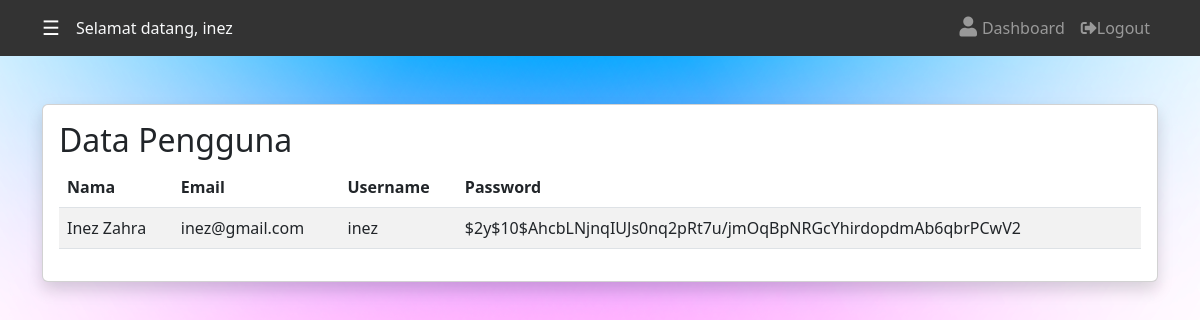
Screenshot of /user.php (signed in) with the database file from the repository.
### tables this page shows
CREATE TABLE `users` (
  `id` int(11) NOT NULL,
  `nama` varchar(255) NOT NULL,
  `email` varchar(255) NOT NULL,
  `username` varchar(255) NOT NULL,
  `password` varchar(255) NOT NULL
);

### user.php (the view, shortened to what this page needs)
<?php
include 'koneksi.php';
$username = $_SESSION['username'];
$query = "SELECT * FROM users WHERE username = '$username'";
$result = mysqli_query($koneksi, $query);
$row = mysqli_fetch_assoc($result);
?>
<!DOCTYPE html>
<html lang="en">
<head>
    <link href="https://cdn.jsdelivr.net/npm/bootstrap@5.3.0/dist/css/bootstrap.min.css" rel="stylesheet">
    <link rel="stylesheet" href="https://cdnjs.cloudflare.com/ajax/libs/font-awesome/5.15.4/css/all.min.css" />
</head>
<body>
<nav class="navbar navbar-expand-lg" style="background-color: #333;">
        <div class="container">
        <a class="navbar-brand" href="#" id="navbarBrand" style="color: white;">&#9776;</a>
            <div class="navbar-text text-light">
                <?php echo "Selamat datang, " . $_SESSION['username']; ?>
            </div>
            <div class="collapse navbar-collapse" id="navbarNav">
                <ul class="navbar-nav ms-auto">
                    <li class="nav-item">
                        <a class="nav-link" href="dashboard.php"><i class="fas fa-user user-icon"></i>Dashboard</a>
                    </li>
                    <li class="nav-item">
                        <a class="nav-link logout-btn" onclick="logout()"><i class="fas fa-sign-out-alt"></i>Logout</a>
                    </li>
                </ul>
            </div>
        </div>
    </nav>
    <div class="container mt-5">
    <div class="card rounded shadow">
        <div class="card-body">
            <h2>Data Pengguna</h2>
            <div class="table-responsive">
                <table class="table table-striped table-hover">
                    <thead>
                        <tr>
                            <th>Nama</th>
                            <th>Email</th>
                            <th>Username</th>
                            <th>Password</th>
                        </tr>
                    </thead>
                    <tbody>
                        <tr>
                            <td><?php echo $row['nama']; ?></td>
                            <td><?php echo $row['email']; ?></td>
                            <td><?php echo $row['username']; ?></td>
                            <td><?php echo $row['password']; ?></td>
                        </tr>
                    </tbody>
                </table>
            </div>
        </div>
    </div>
</div>
</body>
</html>

### user.php (style rules this page uses)
body { background-image: url('img/inv8.jpg'); background-size: cover; background-repeat: no-repeat; }
.nav-link { color: rgba(255, 255, 255, 0.5); }
.navbar-nav { align-items: center; }
.user-icon { font-size: 20px; margin-right: 5px; }
.logout-btn { color: rgba(255, 255, 255, 0.5); cursor: pointer; }

### rows the page displays
users: nama "Inez Zahra", email "inez@gmail.com", username "inez", password "$2y$10$AhcbLNjnqIUJs0nq2pRt7u/jmOqBpNRGcYhirdopdmAb6qbrPCwV2"

### other values shown
$_SESSION['username'] "inez"
